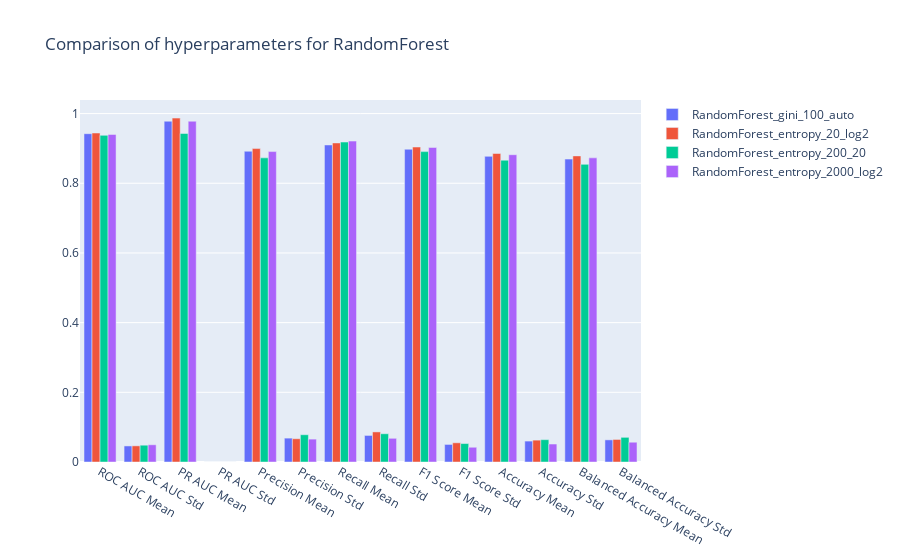

Notebook source saved alongside this figure:
### Code cell
df_t = df.T
res = []
for col in df_t.columns:
    res.append(
        go.Bar(
            x=df_t.index.values.tolist(),
            y=df_t[col].values.tolist(),
            name=col,
            hoverinfo='name+y'
        )
    )

layout = go.Layout(barmode='group', title="Comparison of hyperparameters for RandomForest")
fig = go.Figure(data=res, layout=layout)
fig.show()

### Figure 1 — Plotly figure (JSON) as saved in the notebook; plotly's stock layout.template omitted (floating-point values rounded to 4 significant figures)
{"data": [{"hoverinfo": "name+y", "name": "RandomForest_gini_100_auto", "type": "bar", "x": ["ROC AUC Mean", "ROC AUC Std", "PR AUC Mean", "PR AUC Std", "Precision Mean", "Precision Std", "Recall Mean", "Recall Std", "F1 Score Mean", "F1 Score Std", "Accuracy Mean", "Accuracy Std", "Balanced Accuracy Mean", "Balanced Accuracy Std"], "y": [0.9423, 0.0461, 0.978, 0, 0.8918, 0.06853, 0.9099, 0.07621, 0.8977, 0.05041, 0.8772, 0.06004, 0.8694, 0.06352]}, {"hoverinfo": "name+y", "name": "RandomForest_entropy_20_log2", "type": "bar", "x": ["ROC AUC Mean", "ROC AUC Std", "PR AUC Mean", "PR AUC Std", "Precision Mean", "Precision Std", "Recall Mean", "Recall Std", "F1 Score Mean", "F1 Score Std", "Accuracy Mean", "Accuracy Std", "Balanced Accuracy Mean", "Balanced Accuracy Std"], "y": [0.9442, 0.04635, 0.987, 0, 0.8995, 0.06675, 0.9157, 0.08633, 0.904, 0.05511, 0.8854, 0.06274, 0.8785, 0.06475]}, {"hoverinfo": "name+y", "name": "RandomForest_entropy_200_20", "type": "bar", "x": ["ROC AUC Mean", "ROC AUC Std", "PR AUC Mean", "PR AUC Std", "Precision Mean", "Precision Std", "Recall Mean", "Recall Std", "F1 Score Mean", "F1 Score Std", "Accuracy Mean", "Accuracy Std", "Balanced Accuracy Mean", "Balanced Accuracy Std"], "y": [0.9375, 0.04822, 0.9428, 0, 0.8729, 0.07827, 0.9183, 0.08111, 0.8908, 0.05296, 0.8662, 0.06412, 0.8543, 0.07081]}, {"hoverinfo": "name+y", "name": "RandomForest_entropy_2000_log2", "type": "bar", "x": ["ROC AUC Mean", "ROC AUC Std", "PR AUC Mean", "PR AUC Std", "Precision Mean", "Precision Std", "Recall Mean", "Recall Std", "F1 Score Mean", "F1 Score Std", "Accuracy Mean", "Accuracy Std", "Balanced Accuracy Mean", "Balanced Accuracy Std"], "y": [0.9401, 0.04942, 0.978, 1.121e-16, 0.8909, 0.0657, 0.921, 0.06802, 0.9027, 0.04234, 0.8819, 0.05159, 0.8729, 0.05678]}], "layout": {"barmode": "group", "title": {"text": "Comparison of hyperparameters for RandomForest"}}}
